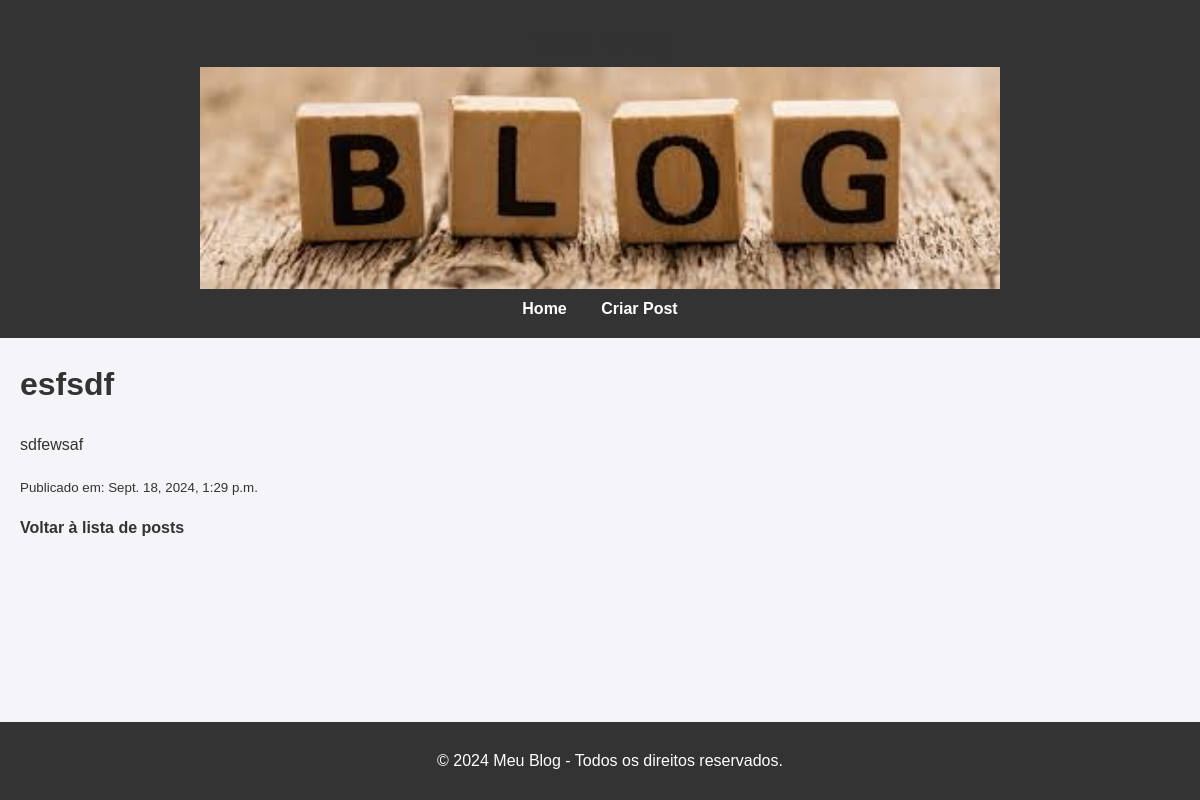
Screenshot of /post/9/ with the database file from the repository.
### blog/models.py (models this page shows)
class Post(models.Model):  # Define a classe Post, que representa um modelo (tabela) no banco de dados
    titulo = models.CharField(max_length=200)  # Campo de texto com um limite máximo de 200 caracteres para o título do post
    conteudo = models.TextField()  # Campo de texto sem limite de caracteres para o conteúdo do post
    data_publicacao = models.DateTimeField(auto_now_add=True)  # Armazena a data e a hora em que o post foi criado, preenchido automaticamente
    imagem_destacada = models.ImageField(upload_to='images/', blank=True, null=True)  # Campo de upload de imagem, opcional (pode ser em branco ou nulo) e salvo no diretório 'images/'

### blog/views.py (the view)
# urls.py: path('post/<int:post_id>/', views.detalhe_post, name='detalhe_post'),
def detalhe_post(request, post_id):
    post = get_object_or_404(Post, id=post_id)  # Busca o post pelo id, ou retorna um erro 404 se o post não existir
    return render(request, 'blog/detalhe_post.html', {'post': post})  # Renderiza o template 'detalhe_post.html' com os dados do post específico

### blog/templates/blog/detalhe_post.html
{% extends 'base.html' %}
{% block content %}
<h1>{{ post.titulo }}</h1>
<p>{{ post.conteudo }}</p>
<p><small>Publicado em: {{ post.data_publicacao }}</small></p>
<a href="{% url 'lista_posts' %}">Voltar à lista de posts</a>
{% endblock %}

### blog/static/blog/css/styles.css (style rules this page uses)
body { font-family: 'Arial', sans-serif; background-color: #f4f4f9; color: #333; margin: 0; padding: 0; line-height: 1.6; }
h1 { font-size: 2rem; color: #333; }
a { color: #333; text-decoration: none; font-weight: bold; }

### rows the page displays
Post: titulo "esfsdf", conteudo "sdfewsaf", data_publicacao "Sept. 18, 2024, 1:29 p.m."
